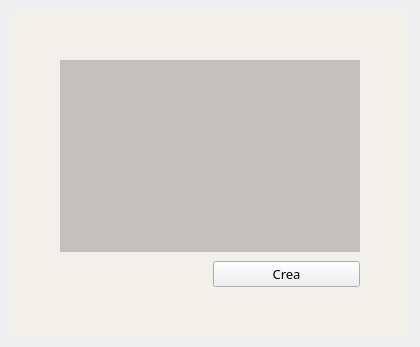
      <widget class="QWidget" name="pageCharactersList">
       <property name="styleSheet">
        <string notr="true">QWidget#pageCharactersList
{
	background-color: rgb(132, 132, 132);
}

QWidget#pageCharactersList
{
	border-radius: 0;
}</string>
       </property>
       <layout class="QGridLayout" name="gridLayout_5">
        <item row="0" column="0">
         <widget class="QWidget" name="widgetCharactersList" native="true">
          <property name="styleSheet">
           <string notr="true">QWidget#widgetCharactersList
{
background-color: rgba(244, 242, 229, 100);
}
</string>
          </property>
          <layout class="QGridLayout" name="gridLayout_6">
           <property name="leftMargin">
            <number>9</number>
           </property>
           <property name="topMargin">
            <number>9</number>
           </property>
           <property name="rightMargin">
            <number>9</number>
           </property>
           <property name="bottomMargin">
            <number>9</number>
           </property>
           <property name="verticalSpacing">
            <number>9</number>
           </property>
           <item row="2" column="2">
            <widget class="QPushButton" name="pushButtonChListCreate">
             <property name="font">
              <font>
               <family>Cooper Black</family>
               <pointsize>10</pointsize>
               <weight>50</weight>
               <bold>false</bold>
              </font>
             </property>
             <property name="text">
              <string>Crea</string>
             </property>
            </widget>
           </item>
           <item row="1" column="3">
            <spacer name="horizontalSpacer_13">
             <property name="orientation">
              <enum>Qt::Horizontal</enum>
             </property>
             <property name="sizeHint" stdset="0">
              <size>
               <width>40</width>
               <height>20</height>
              </size>
             </property>
            </spacer>
           </item>
           <item row="1" column="1" colspan="2">
            <widget class="QListWidget" name="listWidgetChList">
             <property name="sizePolicy">
              <sizepolicy hsizetype="Fixed" vsizetype="Expanding">
               <horstretch>0</horstretch>
               <verstretch>0</verstretch>
              </sizepolicy>
             </property>
             <property name="minimumSize">
              <size>
               <width>300</width>
               <height>0</height>
              </size>
             </property>
             <property name="styleSheet">
              <string notr="true">QListWidget
{
	border:0px solid black;
	background-color: rgba(0, 0, 0, 50);
}</string>
             </property>
             <property name="horizontalScrollBarPolicy">
              <enum>Qt::ScrollBarAlwaysOff</enum>
             </property>
             <property name="spacing">
              <number>5</number>
             </property>
            </widget>
           </item>
           <item row="1" column="0">
            <spacer name="horizontalSpacer_12">
             <property name="orientation">
              <enum>Qt::Horizontal</enum>
             </property>
             <property name="sizeHint" stdset="0">
              <size>
               <width>40</width>
               <height>20</height>
              </size>
             </property>
            </spacer>
           </item>
           <item row="0" column="1">
            <spacer name="verticalSpacer_5">
             <property name="orientation">
              <enum>Qt::Vertical</enum>
             </property>
             <property name="sizeType">
              <enum>QSizePolicy::Fixed</enum>
             </property>
             <property name="sizeHint" stdset="0">
              <size>
               <width>20</width>
               <height>40</height>
              </size>
             </property>
            </spacer>
           </item>
           <item row="3" column="1">
            <spacer name="verticalSpacer_6">
             <property name="orientation">
              <enum>Qt::Vertical</enum>
             </property>
             <property name="sizeType">
              <enum>QSizePolicy::Fixed</enum>
             </property>
             <property name="sizeHint" stdset="0">
              <size>
               <width>20</width>
               <height>40</height>
              </size>
             </property>
            </spacer>
           </item>
          </layout>
         </widget>
        </item>
       </layout>
      </widget>
